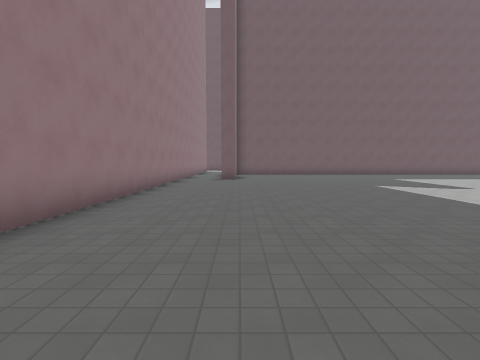
[1] (above)

16 first-person views from a walk through a level from a Godot 3-D game. The camera is 1.5 m above the floor, tilts 4° down and sees 85° across. The floor is counted in squares, 2 m on a side. Each view is taken from the middle of a square. On the plan, view 1 faces up. The plan holds only what a view shows up to about 9 squares ahead; the rest is blank. Surface patterns are stand-ins for the level's own textures.

[2]
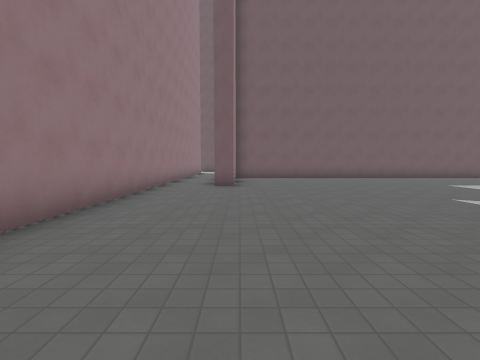

[3]
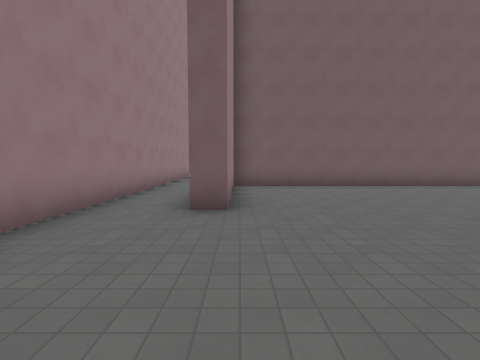

[4]
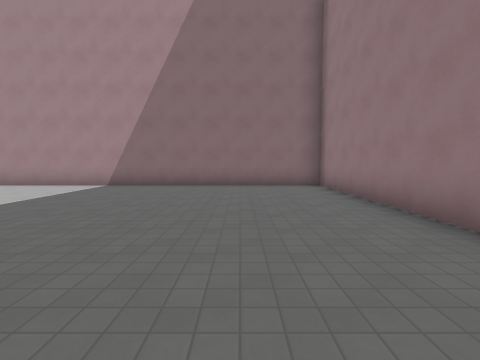

[5]
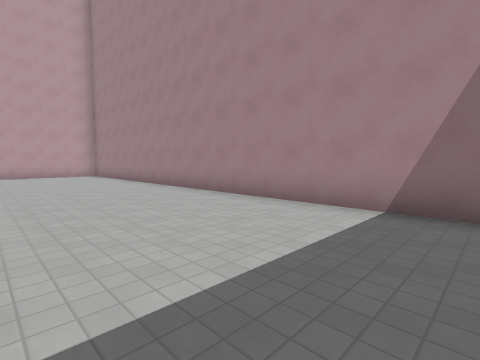

[6]
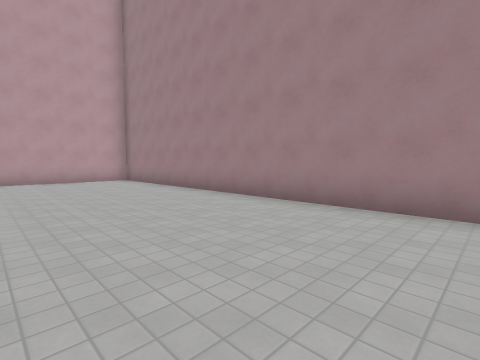

[7]
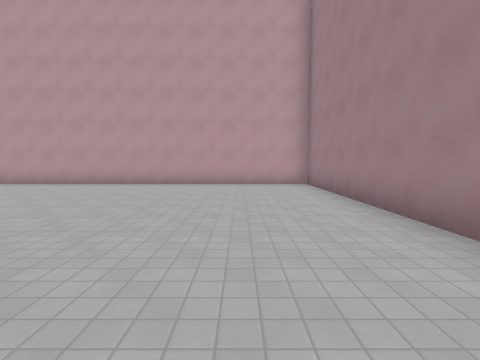

[8]
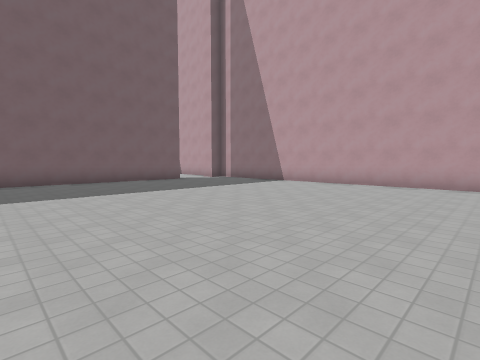

[9]
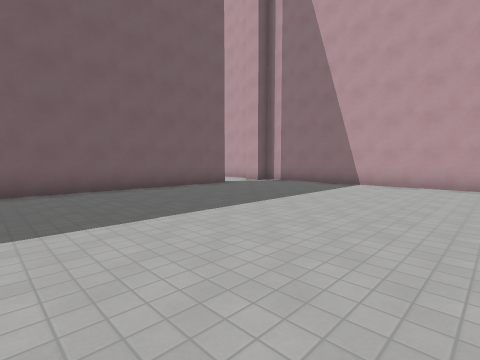

[10]
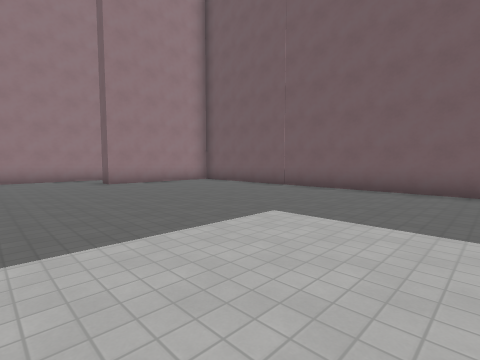

[11]
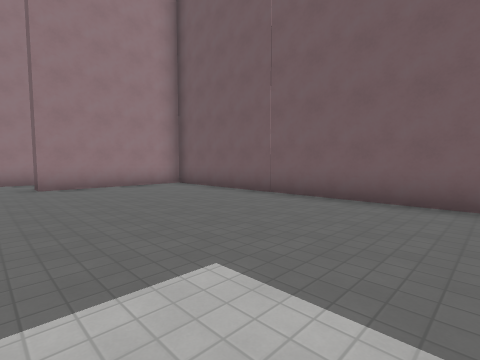

[12]
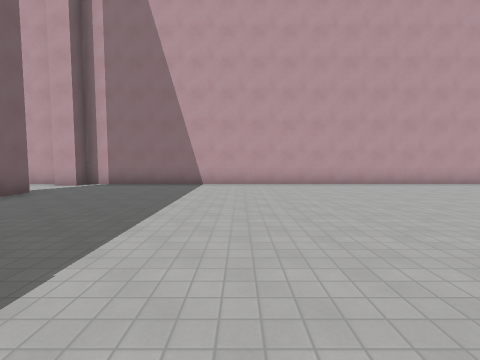

[13]
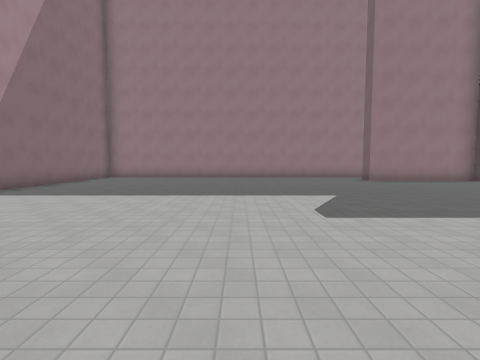

[14]
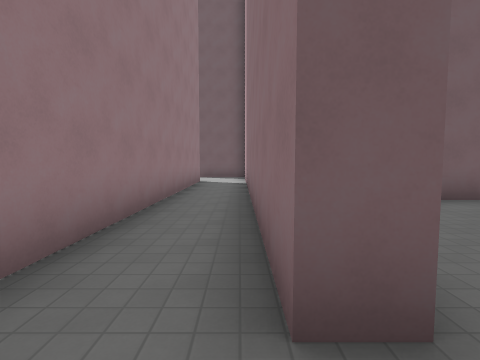

[15]
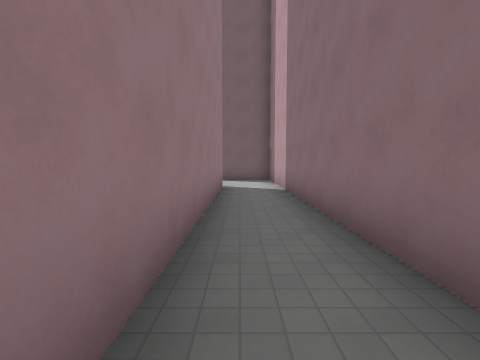

[16]
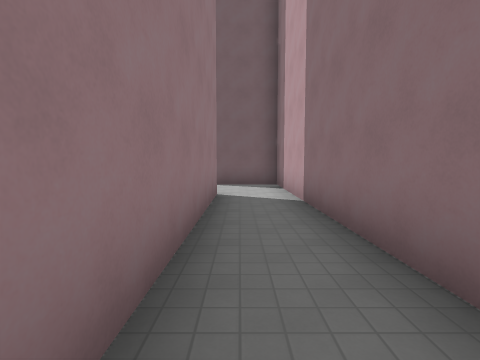

### Floor plan
Points are (right, up) in squares from view 1. A wall is a line through its corners. A room is listed if a view was taken in it or the views show most of it. See-through windows are left out.
Room 1 (views 1, 2, 3, 4, 5, 6, 7, 8, 9, 10, 11, 12, 13, 14, 15, 16)
walls: (-0.2, 14.6) (-0.2, 11) (-0.8, 11) (-0.8, 22.6) (-2.8, 22.6); (15.4, 15.1) (-0.2, 15.1); (-2.5, 19.9) (-2.5, -0.3) (17.8, -0.3) (17.8, 15.1) (17.1, 15.1)
ways out: opening at (16.5, 15); gap at (-3, 20)

Where each view was taken, in squares from view 1:
view 1: 0 up, 0 right, facing up
view 2: 3 up, 0 right, facing up
view 3: 7 up, 0 right, facing up
view 4: 8 up, 0 right, facing down
view 5: 4 up, 3 right, facing down-right
view 6: 4 up, 7 right, facing down-right
view 7: 2 up, 9 right, facing right
view 8: 5 up, 9 right, facing up-right
view 9: 8 up, 9 right, facing up-right
view 10: 8 up, 9 right, facing up-left
view 11: 10 up, 8 right, facing up-left
view 12: 10 up, 9 right, facing right
view 13: 6 up, 10 right, facing left
view 14: 10 up, 1 left, facing up
view 15: 12 up, 2 left, facing up
view 16: 14 up, 2 left, facing up
